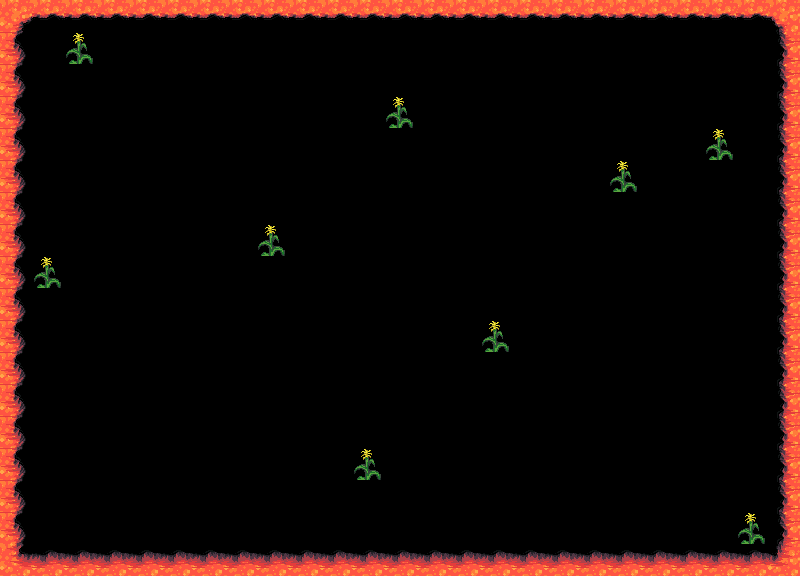

Below is a game level as drawn by its tile map, then a one-line description and the .tmx file that defines it, in full:
An orthogonal 25x18 tile map with 32x32 px tiles, 1 tile layer (Capa de patrones 2), 1 hidden layer not drawn.

<map version="1.0" orientation="orthogonal" renderorder="right-down" width="25" height="18" tilewidth="32" tileheight="32">
 <tileset firstgid="1" name="terrain_atlas" tilewidth="32" tileheight="32">
  <image source="terrain_atlas.png" trans="ff00ff" width="1024" height="1024" />
 </tileset>
 <layer name="Capa de Patrones 1" width="25" height="18" visible="0">
  <data encoding="csv">
930,930,930,930,930,930,930,930,930,930,930,930,930,930,930,930,930,930,930,930,930,930,930,930,930,
930,930,930,930,930,930,930,930,930,930,930,930,930,930,930,930,930,930,930,930,930,930,930,930,930,
930,930,930,930,930,930,930,930,930,930,930,930,930,930,930,930,930,930,930,930,930,930,930,930,930,
930,930,930,930,930,930,930,930,930,930,930,930,930,930,930,930,930,930,930,930,930,930,930,930,930,
930,930,930,930,930,930,930,930,930,930,930,930,930,930,930,930,930,930,930,930,930,930,930,930,930,
930,930,930,930,930,930,930,930,930,930,930,930,930,930,930,930,930,930,930,930,930,930,930,930,930,
930,930,930,930,930,930,930,930,930,930,930,930,930,930,930,930,930,930,930,930,930,930,930,930,930,
930,930,930,930,930,930,930,930,930,930,930,930,930,930,930,930,930,930,930,930,930,930,930,930,930,
930,930,930,930,930,930,930,930,930,930,930,930,930,930,930,930,930,930,930,930,930,930,930,930,930,
930,930,930,930,930,930,930,930,930,930,930,930,930,930,930,930,930,930,930,930,930,930,930,930,930,
930,930,930,930,930,930,930,930,930,930,930,930,930,930,930,930,930,930,930,930,930,930,930,930,930,
930,930,930,930,930,930,930,930,930,930,930,930,930,930,930,930,930,930,930,930,930,930,930,930,930,
930,930,930,930,930,930,930,930,930,930,930,930,930,930,930,930,930,930,930,930,930,930,930,930,930,
930,930,930,930,930,930,930,930,930,930,930,930,930,930,930,930,930,930,930,930,930,930,930,930,930,
930,930,930,930,930,930,930,930,930,930,930,930,930,930,930,930,930,930,930,930,930,930,930,930,930,
930,930,930,930,930,930,930,930,930,930,930,930,930,930,930,930,930,930,930,930,930,930,930,930,930,
930,930,930,930,930,930,930,930,930,930,930,930,930,930,930,930,930,930,930,930,930,930,930,930,930,
930,930,930,930,930,930,930,930,930,930,930,930,930,930,930,930,930,930,930,930,930,930,930,930,930
</data>
 </layer>
 <layer name="Capa de patrones 2" width="25" height="18">
  <data encoding="csv">
209,337,337,337,337,337,337,337,337,337,337,337,337,337,337,337,337,337,337,337,337,337,337,337,210,
306,0,976,0,0,0,0,0,0,0,0,0,0,0,0,0,0,0,0,0,0,0,0,0,304,
306,0,0,0,0,0,0,0,0,0,0,0,0,0,0,0,0,0,0,0,0,0,0,0,304,
306,0,0,0,0,0,0,0,0,0,0,0,976,0,0,0,0,0,0,0,0,0,0,0,304,
306,0,0,0,0,0,0,0,0,0,0,0,0,0,0,0,0,0,0,0,0,0,976,0,304,
306,0,0,0,0,0,0,0,0,0,0,0,0,0,0,0,0,0,0,976,0,0,0,0,304,
306,0,0,0,0,0,0,0,0,0,0,0,0,0,0,0,0,0,0,0,0,0,0,0,304,
306,0,0,0,0,0,0,0,976,0,0,0,0,0,0,0,0,0,0,0,0,0,0,0,304,
306,976,0,0,0,0,0,0,0,0,0,0,0,0,0,0,0,0,0,0,0,0,0,0,304,
306,0,0,0,0,0,0,0,0,0,0,0,0,0,0,0,0,0,0,0,0,0,0,0,304,
306,0,0,0,0,0,0,0,0,0,0,0,0,0,0,976,0,0,0,0,0,0,0,0,304,
306,0,0,0,0,0,0,0,0,0,0,0,0,0,0,0,0,0,0,0,0,0,0,0,304,
306,0,0,0,0,0,0,0,0,0,0,0,0,0,0,0,0,0,0,0,0,0,0,0,304,
306,0,0,0,0,0,0,0,0,0,0,0,0,0,0,0,0,0,0,0,0,0,0,0,304,
306,0,0,0,0,0,0,0,0,0,0,976,0,0,0,0,0,0,0,0,0,0,0,0,304,
306,0,0,0,0,0,0,0,0,0,0,0,0,0,0,0,0,0,0,0,0,0,0,0,304,
306,0,0,0,0,0,0,0,0,0,0,0,0,0,0,0,0,0,0,0,0,0,0,976,304,
241,273,273,273,273,273,273,273,273,273,273,273,273,273,273,273,273,273,273,273,273,273,273,273,242
</data>
 </layer>
</map>
